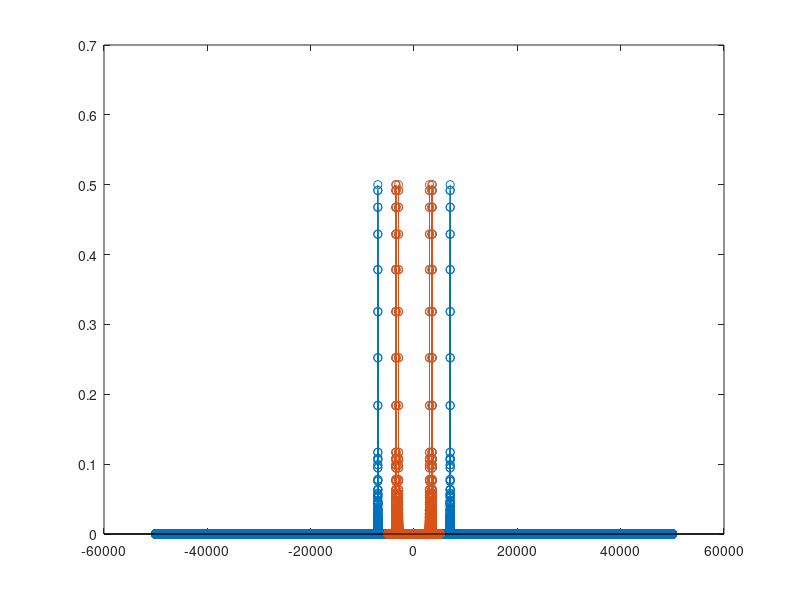

Recreate this plot in MATLAB.
clear;
fe1 = 100000; %hz
fe2 = 10000;
Te1 = 1/fe1;
Te2 = 1/fe2;
fa = 3500;
fb = 7000;
T = 1;        %s
N1 = round(T / Te1);
N2 = round(T / Te2);
t1 = (0:1:N1-1)*Te1;
t2 = (0:1:N2-1)*Te2;

%Shannon OK fe1 > 2*fmax (7khz)
s1 = cos(2*pi*fa*t1) + sin (2*pi*fb*t1);
s2 = cos(2*pi*fa*t2) + sin (2*pi*fb*t2);

Nfft1 = N1*10;
Nfft2 = N2*10;
freq1 = [-Nfft1/2:1:Nfft1/2-1]*fe1/Nfft1;
freq2 = [-Nfft2/2:1:Nfft2/2-1]*fe2/Nfft2;


spectre1 = fft(s1, Nfft1)/N1;
spectre_ampl1 = abs(spectre1);
spectre_C1 = fftshift(spectre_ampl1);

spectre2 = fft(s2, Nfft2)/N2;
spectre_ampl2 = abs(spectre2);
spectre_C2 = fftshift(spectre_ampl2);

stem(freq1,spectre_C1)
hold on
stem(freq2,spectre_C2)
